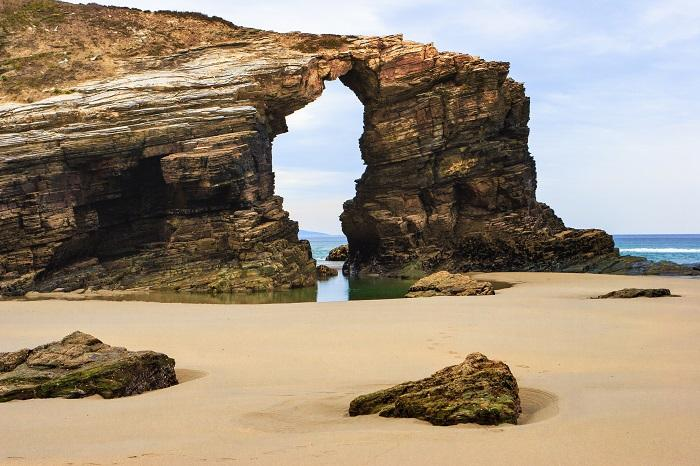
#> input picture 2.png, 700 x 466 px
$ jupyter execute erosion.ipynb
#> lines starting #> are read from the running program, lines starting #| are printed output that depends on the picture; after the words box and inside, x2 and y2 are one past the last pixel; in counts of white or black regions, pixels touching at a corner belong together
EROSION

[cell 1]
import numpy as np
import cv2
import matplotlib.pyplot as plt

imagen = cv2.imread('2.png', cv2.IMREAD_GRAYSCALE)
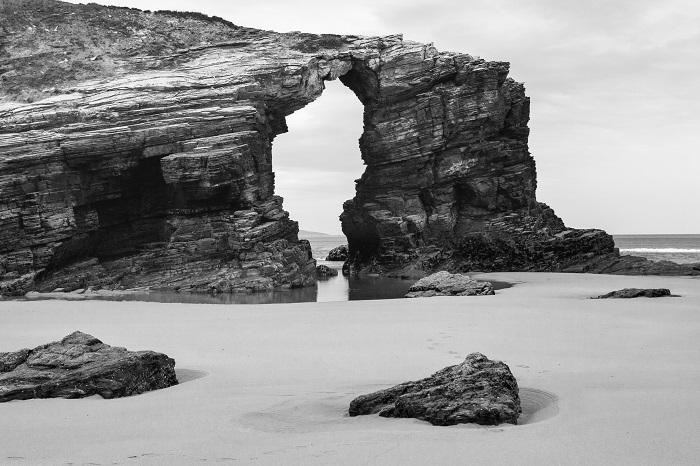
#> imagen: shape (466, 700); min 0, max 255, mean 144.3

#Elemento Estrucurante
kernel = cv2.getStructuringElement(cv2.MORPH_ELLIPSE, (5,5))
#Aplicar erosion
img_rest = cv2.erode(imagen, kernel)

plt.figure(figsize=(10, 5))
plt.subplot(1, 2, 1)
plt.imshow(imagen, cmap='gray')

plt.subplot(1, 2, 2)
plt.imshow(img_rest, cmap='gray')

plt.show()

DILATACION

[cell 2]
import numpy as np
import cv2
import matplotlib.pyplot as plt

imagen = cv2.imread('2.png', cv2.IMREAD_GRAYSCALE)

#Elemento Estrucurante
kernel = cv2.getStructuringElement(cv2.MORPH_ELLIPSE, (5,5))
#Aplicar dilatacion
img_rest = cv2.dilate(imagen, kernel)

plt.figure(figsize=(10, 5))
plt.subplot(1, 2, 1)
plt.imshow(imagen, cmap='gray')

plt.subplot(1, 2, 2)
plt.imshow(img_rest, cmap='gray')

plt.show()

[cell 3]
import numpy as np
import cv2
import matplotlib.pyplot as plt

imagen = cv2.imread('2.png', cv2.IMREAD_GRAYSCALE)
#Binaria
_,img_bin = cv2.threshold(imagen, 127, 255, cv2.THRESH_BINARY_INV)
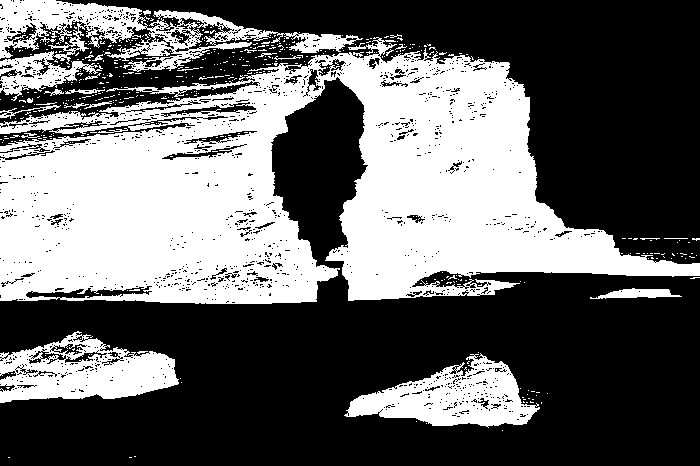
#> img_bin: shape (466, 700); 39.7% white; 487 white regions (461 under 20 px), largest, box (x1, y1, x2, y2) and area: (0, 37, 700, 304) 101275, (0, 0, 363, 101) 10723, (0, 331, 179, 403) 7496
#Elemento Estrucurante
kernel = cv2.getStructuringElement(cv2.MORPH_ELLIPSE, (5,5))
#Aplicar erosion
img_rest = cv2.erode(img_bin, kernel)
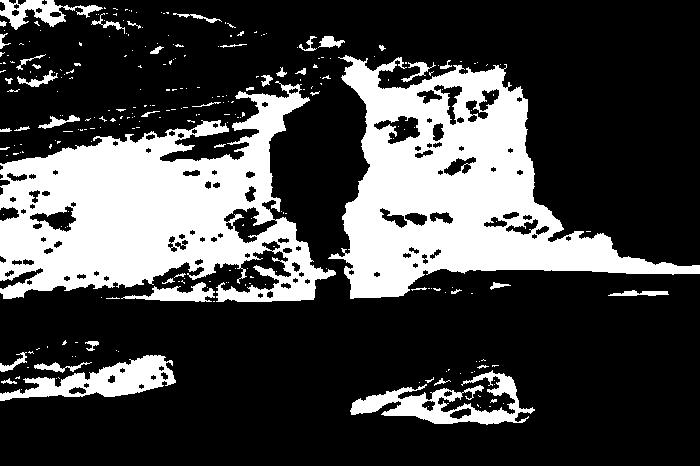
#> img_rest: shape (466, 700); 26.9% white; 276 white regions (231 under 20 px), largest, box (x1, y1, x2, y2) and area: (0, 81, 336, 302) 37855, (328, 55, 700, 299) 36821, (350, 370, 535, 425) 3642

#Aplicar dilatacion
##img_rest = cv2.dilate(img_bin, kernel)

plt.figure(figsize=(10, 5))
plt.subplot(1, 2, 1)
plt.imshow(imagen, cmap='gray')

plt.subplot(1, 2, 2)
plt.imshow(img_rest, cmap='gray')

plt.show()

Apertura

[cell 4]
import numpy as np
import cv2
import matplotlib.pyplot as plt

imagen = cv2.imread('2.png', cv2.IMREAD_GRAYSCALE)
#Elemento Estrucurante
kernel = cv2.getStructuringElement(cv2.MORPH_ELLIPSE, (9, 9))
#Aplicar dilatacion
##img_rest = cv2.dilate(img_bin, kernel)

#Apertura
apertura = cv2.morphologyEx(imagen, cv2.MORPH_OPEN, kernel)
plt.figure(figsize=(10, 5))
plt.subplot(1, 2, 1)
plt.imshow(imagen, cmap='gray')

plt.subplot(1, 2, 2)
plt.imshow(apertura, cmap='gray')

plt.show()

Cerradura

[cell 5]
import numpy as np
import cv2
import matplotlib.pyplot as plt

imagen = cv2.imread('2.png', cv2.IMREAD_GRAYSCALE)
#Elemento Estrucurante
kernel = cv2.getStructuringElement(cv2.MORPH_ELLIPSE, (9, 9))
#Aplicar dilatacion
##img_rest = cv2.dilate(img_bin, kernel)

#Apertura
apertura = cv2.morphologyEx(imagen, cv2.MORPH_CLOSE, kernel)
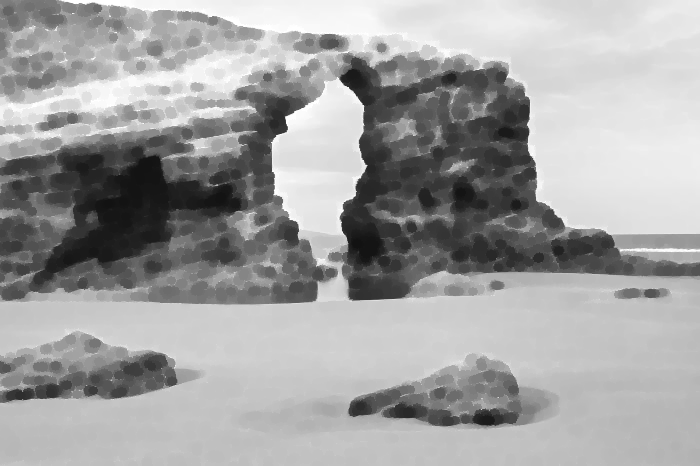
#> apertura: shape (466, 700); min 18, max 255, mean 161.9
plt.figure(figsize=(10, 5))
plt.subplot(1, 2, 1)
plt.imshow(imagen, cmap='gray')

plt.subplot(1, 2, 2)
plt.imshow(apertura, cmap='gray')

plt.show()


#ESCALEIMAGEN = morphologyEx.BINARY_OPENING

UTILIZAR SKIMAGE CON EROSION DILATACION APERTURA Y CERRADURA

[cell 6]
import cv2
import numpy as np
import matplotlib.pyplot as plt
from skimage import morphology

# Leer la imagen en escala de grises con OpenCV
imagen = cv2.imread('2.png', cv2.IMREAD_GRAYSCALE)
_, imagen_bin = cv2.threshold(imagen, 127, 255, cv2.THRESH_BINARY)

imagen_bin_bool = imagen_bin == 255

selem = morphology.disk(1)
erosion_img = morphology.erosion(imagen_bin_bool, selem)
#> erosion_img: shape (466, 700) bool; 54.2% white; 47 black regions (30 under 20 px), largest, box (x1, y1, x2, y2) and area: (0, 0, 700, 305) 130338, (0, 330, 183, 404) 9030, (343, 351, 543, 429) 8549
dilatacion_img = morphology.dilation(imagen_bin_bool, selem)
#> dilatacion_img: shape (466, 700) bool; 67.4% white; 359 black regions (307 under 20 px), largest, box (x1, y1, x2, y2) and area: (0, 66, 337, 303) 46123, (315, 54, 700, 300) 41466, (348, 367, 537, 426) 5337
apertura_img = morphology.opening(imagen_bin_bool, selem)
#> apertura_img: shape (466, 700) bool; 57.4% white; 174 black regions (163 under 20 px), largest, box (x1, y1, x2, y2) and area: (0, 0, 700, 304) 121583, (0, 331, 179, 403) 8328, (344, 352, 540, 428) 7976
cerradura_img = morphology.closing(imagen_bin_bool, selem)
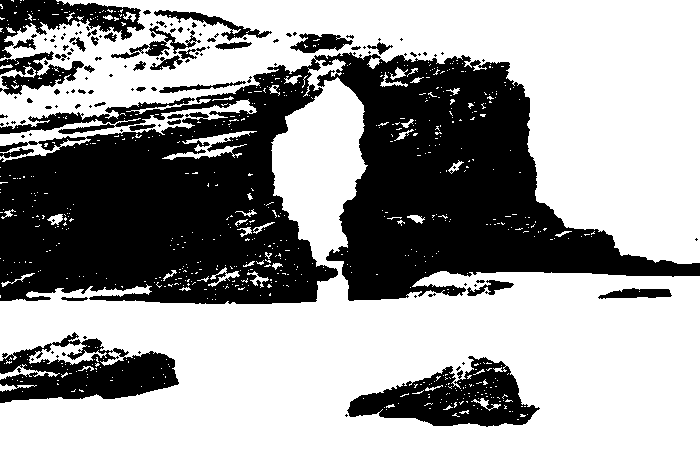
#> cerradura_img: shape (466, 700) bool; 62.5% white; 132 black regions (94 under 20 px), largest, box (x1, y1, x2, y2) and area: (0, 52, 700, 304) 97279, (347, 356, 540, 427) 7027, (0, 332, 179, 403) 6972

# Mostrar los resultados
plt.figure(figsize=(10, 5))

plt.subplot(1, 5, 1)
plt.imshow(imagen_bin_bool, cmap='gray')
plt.title('Original')
plt.axis('off')

plt.subplot(1, 5, 2)
plt.imshow(erosion_img, cmap='gray')
plt.title('Erosión')
plt.axis('off')

plt.subplot(1, 5, 3)
plt.imshow(dilatacion_img, cmap='gray')
plt.title('Dilatación')
plt.axis('off')

plt.subplot(1, 5, 4)
plt.imshow(apertura_img, cmap='gray')
plt.title('Apertura')
plt.axis('off')

plt.subplot(1, 5, 5)
plt.imshow(cerradura_img, cmap='gray')
plt.title('Cerradura')
plt.axis('off')

plt.tight_layout()
plt.show()

[cell 7]
import cv2
import numpy as np
import matplotlib.pyplot as plt
from skimage.data import checkerboard

#Imagen con pixeles
imagen = np.zeros((300, 300), dtype=np.uint8)
#
imagen = cv2.circle(imagen, (200, 100), 40, 255, -1)
imagen = cv2.rectangle(imagen, (50, 50), (100, 100), 255, -1)
imagen = cv2.line(imagen, (250, 50), (280, 200), 255, 10)

check = checkerboard()>8.5
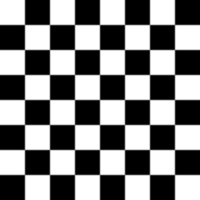
#> input picture skimage.data.checkerboard(), 200 x 200 px
#> check: shape (200, 200) bool; 56.8% white; 32 black regions, largest, box (x1, y1, x2, y2) and area: (176, 0, 200, 24) 576, (0, 176, 24, 200) 576, (26, 0, 49, 24) 552
check = check.astype(np.uint8)*255

plt.figure(figsize=(10, 5))

plt.subplot(1, 2, 1)
plt.imshow(imagen, cmap='gray')
plt.title('Figuras Geometricas')
plt.axis('off')

plt.subplot(1, 2, 2)
plt.imshow(check, cmap='gray')
plt.title('checkerboard')
plt.axis('off')


plt.show()

kernel_ellipse = cv2.getStructuringElement(cv2.MORPH_ELLIPSE, (9, 9))
kernel_cross = cv2.getStructuringElement(cv2.MORPH_CROSS, (9, 9))
kernel_rect = cv2.getStructuringElement(cv2.MORPH_RECT, (9, 9))

#Aplicando
erode_ellipse = cv2.erode(imagen, kernel_ellipse,iterations=1)
dilate_ellipse = cv2.dilate(imagen, kernel_ellipse, iterations=1)

erode_croos = cv2.erode(imagen, kernel_cross,iterations=1)
dilate_croos = cv2.dilate(imagen, kernel_cross, iterations=1)

erode_rect = cv2.erode(imagen, kernel_rect,iterations=1)
dilate_rect = cv2.dilate(imagen, kernel_rect, iterations=1)

erode_check = cv2.erode(check, kernel_ellipse,iterations=1)
#> erode_check: shape (200, 200); 31.2% white; 32 white regions, largest, box (x1, y1, x2, y2) and area: (0, 0, 22, 22) 484, (178, 178, 200, 200) 484, (53, 0, 72, 22) 418
dilate_check = cv2.dilate(check, kernel_ellipse, iterations=1)
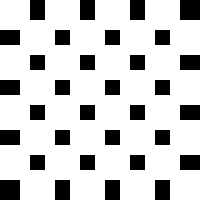
#> dilate_check: shape (200, 200); 78.9% white; 32 black regions, largest, box (x1, y1, x2, y2) and area: (180, 0, 200, 20) 400, (0, 180, 20, 200) 400, (30, 0, 45, 20) 300

erode_check = cv2.erode(check, kernel_rect,iterations=1)
dilate_check = cv2.dilate(check, kernel_rect, iterations=1)

erode_check = cv2.erode(check, kernel_cross,iterations=1)
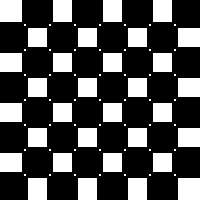
#> erode_check: shape (200, 200); 31.7% white; 81 white regions (49 under 20 px), largest, box (x1, y1, x2, y2) and area: (0, 0, 22, 22) 484, (178, 178, 200, 200) 484, (53, 0, 72, 22) 418
dilate_check = cv2.dilate(check, kernel_cross, iterations=1)


#Creamos imagen apertura y cerradura
np.random.seed(50)
imagen_ruido = imagen.copy()
ruido = np.random.randint(0, 2, imagen.shape, dtype=np.uint8)*255
#Juntar Excluyente
imagen_ruido = cv2.bitwise_xor(imagen_ruido, ruido)

apertura = cv2.morphologyEx(imagen_ruido, cv2.MORPH_OPEN, kernel_rect)
cerradura = cv2.morphologyEx(imagen_ruido, cv2.MORPH_CLOSE, kernel_rect)

plt.figure(figsize=(10, 5))

plt.subplot(1, 4, 1)
plt.imshow(erode_ellipse, cmap='gray')
plt.title('Erode Ellipse')
plt.axis('off')

plt.subplot(1, 4, 2)
plt.imshow(dilate_ellipse, cmap='gray')
plt.title('Dilate Ellipse')
plt.axis('off')

plt.subplot(1, 4, 3)
plt.imshow(erode_croos, cmap='gray')
plt.title('Erode Cross')
plt.axis('off')

plt.subplot(1, 4, 4)
plt.imshow(dilate_croos, cmap='gray')
plt.title('Erode Cross')
plt.axis('off')

plt.figure(figsize=(10, 5))

plt.subplot(1, 4, 1)
plt.imshow(erode_rect, cmap='gray')
plt.title('Erode Rect')
plt.axis('off')

plt.subplot(1, 4, 2)
plt.imshow(dilate_rect, cmap='gray')
plt.title('Dilate Rect')
plt.axis('off')

plt.subplot(1, 4, 3)
plt.imshow(erode_check, cmap='gray')
plt.title('Erode Check')
plt.axis('off')

plt.subplot(1, 4, 4)
plt.imshow(dilate_check, cmap='gray')
plt.title('Dilate Check')
plt.axis('off')

plt.figure(figsize=(10, 5))

plt.subplot(1, 4, 1)
plt.imshow(apertura, cmap='gray')
plt.title('Apertura')
plt.axis('off')

plt.subplot(1, 4, 2)
plt.imshow(cerradura, cmap='gray')
plt.title('Cerradura')
plt.axis('off')


plt.show()
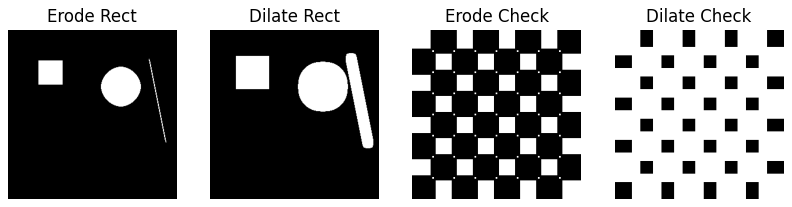
#> figure drawn by matplotlib, 4 panels
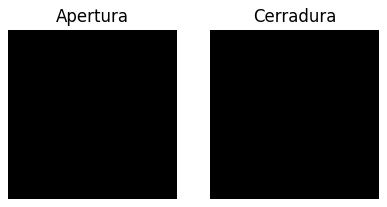
#> figure drawn by matplotlib, 2 panels

$ run again, with 3.png copied over 2.png
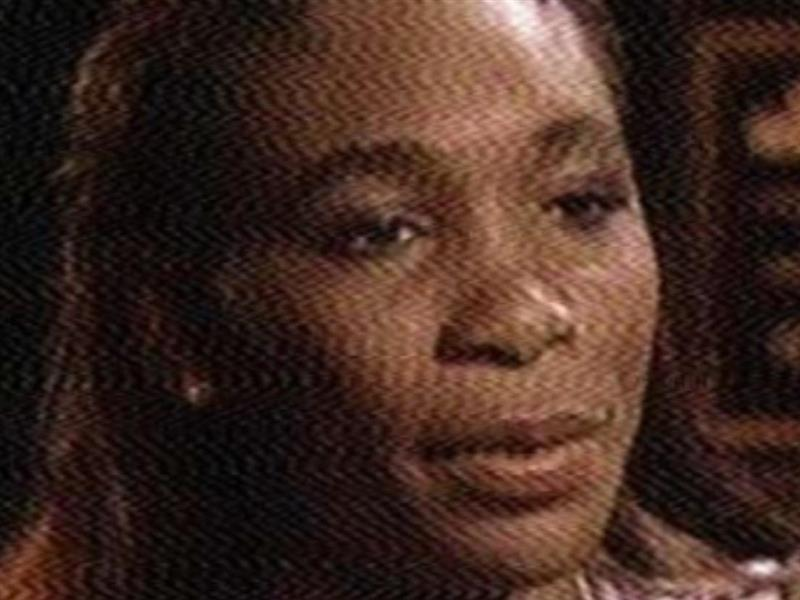
#> input picture 3.png, 800 x 600 px
#> `_,img_bin = cv2.threshold(imagen, 127, 255, cv2.THRESH_BINARY_INV)`:
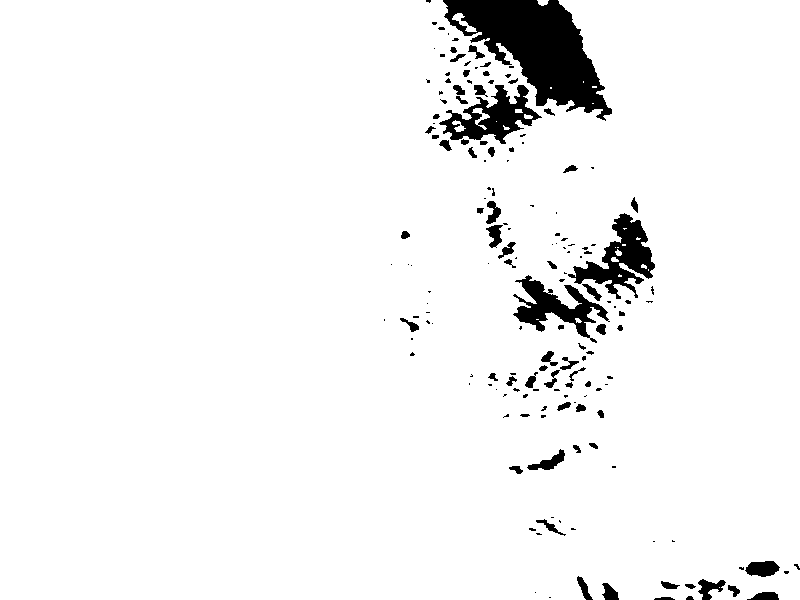
#> img_bin: shape (600, 800); 95.1% white; 167 black regions (97 under 20 px), largest, box (x1, y1, x2, y2) and area: (443, 0, 612, 121) 9677, (568, 213, 655, 299) 2877, (439, 85, 542, 144) 2539
#> erosion_img: shape (600, 800) bool; 3.8% white; 132 white regions (92 under 20 px), largest, box (x1, y1, x2, y2) and area: (444, 0, 611, 119) 9020, (574, 214, 654, 293) 2254, (440, 86, 539, 143) 1915
#> dilatacion_img: shape (600, 800) bool; 6.1% white; 144 white regions (42 under 20 px), largest, box (x1, y1, x2, y2) and area: (442, 0, 613, 122) 10482, (563, 212, 656, 302) 3637, (438, 84, 543, 152) 3501
#> apertura_img: shape (600, 800) bool; 4.7% white; 124 white regions (53 under 20 px), largest, box (x1, y1, x2, y2) and area: (443, 0, 612, 120) 9634, (568, 213, 655, 294) 2813, (439, 85, 540, 144) 2471
#> cerradura_img: shape (600, 800) bool; 4.9% white; 153 white regions (89 under 20 px), largest, box (x1, y1, x2, y2) and area: (443, 0, 612, 121) 9747, (564, 213, 655, 301) 3073, (439, 85, 542, 145) 2774
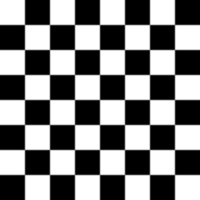
#> input picture skimage.data.checkerboard(), 200 x 200 px
#> dilate_check: shape (200, 200); 78.9% white; 32 black regions, largest, box (x1, y1, x2, y2) and area: (180, 0, 200, 20) 400, (0, 180, 20, 200) 400, (30, 0, 45, 20) 300
